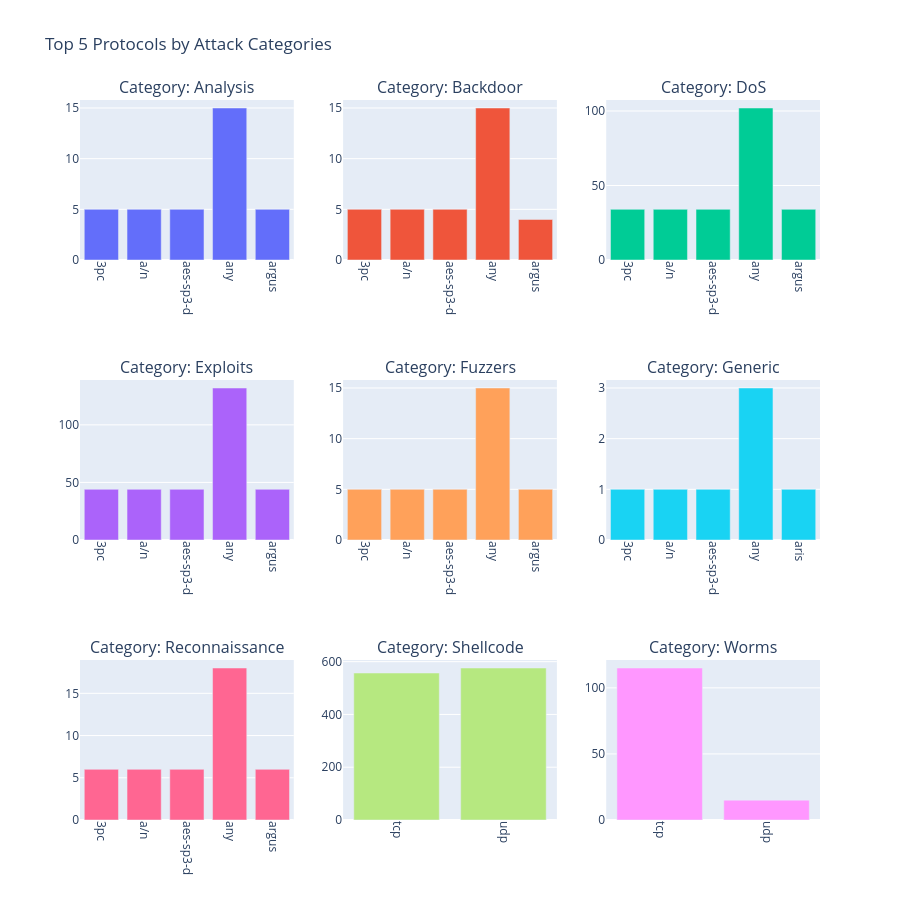

The cell this chart's notebook holds for it:
### Code cell
# Create a 3x3 subplot grid
fig = make_subplots(rows=3, cols=3,
                    subplot_titles=('Category: Analysis', 'Category: Backdoor', 'Category: DoS',
                                    'Category: Exploits', 'Category: Fuzzers', 'Category: Generic',
                                    'Category: Reconnaissance', 'Category: Shellcode', 'Category: Worms'))

# Create a list of attack categories to loop through
categories = ['Analysis', 'Backdoor', 'DoS', 'Exploits', 'Fuzzers', 'Generic', 'Reconnaissance', 'Shellcode', 'Worms']

# Define row and column positions for each plot
positions = [(1,1), (1,2), (1,3), (2,1), (2,2), (2,3), (3,1), (3,2), (3,3)]

# Loop through the categories and create a bar plot for each one (top 5 protocols)
for i, category in enumerate(categories):
    # Filter the dataframe for each attack category and take the top 5 protocols
    df_filtered = df_attacks_cat_proto[df_attacks_cat_proto['attack_cat'] == category][:5]

    # Add bar plot to the subplot
    fig.add_trace(go.Bar(x=df_filtered['proto'], y=df_filtered['Count'], name=category,
                         marker_color=px.colors.qualitative.Plotly[i]),
                  row=positions[i][0], col=positions[i][1])

# Update layout
fig.update_layout(height=900, width=900, title_text="Top 5 Protocols by Attack Categories", showlegend=False)

# Update x-axis for all subplots
fig.update_xaxes(tickangle=90)

# Show the figure
fig.show()

### Figure 1 — Plotly figure (JSON) as saved in the notebook; plotly's stock layout.template omitted (floating-point values rounded to 4 significant figures)
{"data": [{"marker": {"color": "#636EFA"}, "name": "Analysis", "type": "bar", "x": ["3pc", "a/n", "aes-sp3-d", "any", "argus"], "xaxis": "x", "y": [5, 5, 5, 15, 5], "yaxis": "y"}, {"marker": {"color": "#EF553B"}, "name": "Backdoor", "type": "bar", "x": ["3pc", "a/n", "aes-sp3-d", "any", "argus"], "xaxis": "x2", "y": [5, 5, 5, 15, 4], "yaxis": "y2"}, {"marker": {"color": "#00CC96"}, "name": "DoS", "type": "bar", "x": ["3pc", "a/n", "aes-sp3-d", "any", "argus"], "xaxis": "x3", "y": [34, 34, 34, 102, 34], "yaxis": "y3"}, {"marker": {"color": "#AB63FA"}, "name": "Exploits", "type": "bar", "x": ["3pc", "a/n", "aes-sp3-d", "any", "argus"], "xaxis": "x4", "y": [44, 44, 44, 132, 44], "yaxis": "y4"}, {"marker": {"color": "#FFA15A"}, "name": "Fuzzers", "type": "bar", "x": ["3pc", "a/n", "aes-sp3-d", "any", "argus"], "xaxis": "x5", "y": [5, 5, 5, 15, 5], "yaxis": "y5"}, {"marker": {"color": "#19D3F3"}, "name": "Generic", "type": "bar", "x": ["3pc", "a/n", "aes-sp3-d", "any", "aris"], "xaxis": "x6", "y": [1, 1, 1, 3, 1], "yaxis": "y6"}, {"marker": {"color": "#FF6692"}, "name": "Reconnaissance", "type": "bar", "x": ["3pc", "a/n", "aes-sp3-d", "any", "argus"], "xaxis": "x7", "y": [6, 6, 6, 18, 6], "yaxis": "y7"}, {"marker": {"color": "#B6E880"}, "name": "Shellcode", "type": "bar", "x": ["tcp", "udp"], "xaxis": "x8", "y": [557, 576], "yaxis": "y8"}, {"marker": {"color": "#FF97FF"}, "name": "Worms", "type": "bar", "x": ["tcp", "udp"], "xaxis": "x9", "y": [115, 15], "yaxis": "y9"}], "layout": {"annotations": [{"font": {"size": 16}, "showarrow": false, "text": "Category: Analysis", "x": 0.1444, "xanchor": "center", "xref": "paper", "y": 1, "yanchor": "bottom", "yref": "paper"}, {"font": {"size": 16}, "showarrow": false, "text": "Category: Backdoor", "x": 0.5, "xanchor": "center", "xref": "paper", "y": 1, "yanchor": "bottom", "yref": "paper"}, {"font": {"size": 16}, "showarrow": false, "text": "Category: DoS", "x": 0.8556, "xanchor": "center", "xref": "paper", "y": 1, "yanchor": "bottom", "yref": "paper"}, {"font": {"size": 16}, "showarrow": false, "text": "Category: Exploits", "x": 0.1444, "xanchor": "center", "xref": "paper", "y": 0.6111, "yanchor": "bottom", "yref": "paper"}, {"font": {"size": 16}, "showarrow": false, "text": "Category: Fuzzers", "x": 0.5, "xanchor": "center", "xref": "paper", "y": 0.6111, "yanchor": "bottom", "yref": "paper"}, {"font": {"size": 16}, "showarrow": false, "text": "Category: Generic", "x": 0.8556, "xanchor": "center", "xref": "paper", "y": 0.6111, "yanchor": "bottom", "yref": "paper"}, {"font": {"size": 16}, "showarrow": false, "text": "Category: Reconnaissance", "x": 0.1444, "xanchor": "center", "xref": "paper", "y": 0.2222, "yanchor": "bottom", "yref": "paper"}, {"font": {"size": 16}, "showarrow": false, "text": "Category: Shellcode", "x": 0.5, "xanchor": "center", "xref": "paper", "y": 0.2222, "yanchor": "bottom", "yref": "paper"}, {"font": {"size": 16}, "showarrow": false, "text": "Category: Worms", "x": 0.8556, "xanchor": "center", "xref": "paper", "y": 0.2222, "yanchor": "bottom", "yref": "paper"}], "height": 900, "showlegend": false, "title": {"text": "Top 5 Protocols by Attack Categories"}, "width": 900, "xaxis": {"anchor": "y", "domain": [0, 0.2889], "tickangle": 90}, "xaxis2": {"anchor": "y2", "domain": [0.3556, 0.6444], "tickangle": 90}, "xaxis3": {"anchor": "y3", "domain": [0.7111, 1], "tickangle": 90}, "xaxis4": {"anchor": "y4", "domain": [0, 0.2889], "tickangle": 90}, "xaxis5": {"anchor": "y5", "domain": [0.3556, 0.6444], "tickangle": 90}, "xaxis6": {"anchor": "y6", "domain": [0.7111, 1], "tickangle": 90}, "xaxis7": {"anchor": "y7", "domain": [0, 0.2889], "tickangle": 90}, "xaxis8": {"anchor": "y8", "domain": [0.3556, 0.6444], "tickangle": 90}, "xaxis9": {"anchor": "y9", "domain": [0.7111, 1], "tickangle": 90}, "yaxis": {"anchor": "x", "domain": [0.7778, 1]}, "yaxis2": {"anchor": "x2", "domain": [0.7778, 1]}, "yaxis3": {"anchor": "x3", "domain": [0.7778, 1]}, "yaxis4": {"anchor": "x4", "domain": [0.3889, 0.6111]}, "yaxis5": {"anchor": "x5", "domain": [0.3889, 0.6111]}, "yaxis6": {"anchor": "x6", "domain": [0.3889, 0.6111]}, "yaxis7": {"anchor": "x7", "domain": [0, 0.2222]}, "yaxis8": {"anchor": "x8", "domain": [0, 0.2222]}, "yaxis9": {"anchor": "x9", "domain": [0, 0.2222]}}}
